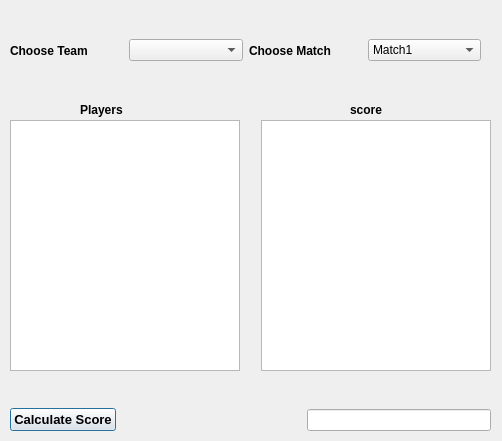
<?xml version="1.0" encoding="UTF-8"?>
<ui version="4.0">
 <class>Dialog</class>
 <widget class="QDialog" name="Dialog">
  <property name="geometry">
   <rect>
    <x>0</x>
    <y>0</y>
    <width>502</width>
    <height>441</height>
   </rect>
  </property>
  <property name="windowTitle">
   <string>Dialog</string>
  </property>
  <widget class="QWidget" name="horizontalLayoutWidget">
   <property name="geometry">
    <rect>
     <x>10</x>
     <y>20</y>
     <width>471</width>
     <height>61</height>
    </rect>
   </property>
   <layout class="QHBoxLayout" name="horizontalLayout">
    <item>
     <widget class="QLabel" name="L1">
      <property name="font">
       <font>
        <weight>75</weight>
        <bold>true</bold>
       </font>
      </property>
      <property name="text">
       <string>Choose Team</string>
      </property>
     </widget>
    </item>
    <item>
     <widget class="QComboBox" name="C1"/>
    </item>
    <item>
     <widget class="QLabel" name="L2">
      <property name="font">
       <font>
        <weight>75</weight>
        <bold>true</bold>
       </font>
      </property>
      <property name="text">
       <string>Choose Match</string>
      </property>
     </widget>
    </item>
    <item>
     <widget class="QComboBox" name="C2">
      <item>
       <property name="text">
        <string>Match1</string>
       </property>
      </item>
      <item>
       <property name="text">
        <string>Match2</string>
       </property>
      </item>
      <item>
       <property name="text">
        <string>Match3</string>
       </property>
      </item>
      <item>
       <property name="text">
        <string>Match4</string>
       </property>
      </item>
      <item>
       <property name="text">
        <string>Match5</string>
       </property>
      </item>
     </widget>
    </item>
   </layout>
  </widget>
  <widget class="QWidget" name="horizontalLayoutWidget_2">
   <property name="geometry">
    <rect>
     <x>10</x>
     <y>120</y>
     <width>481</width>
     <height>251</height>
    </rect>
   </property>
   <layout class="QHBoxLayout" name="horizontalLayout_2">
    <item>
     <widget class="QListWidget" name="listWidget"/>
    </item>
    <item>
     <spacer name="horizontalSpacer">
      <property name="orientation">
       <enum>Qt::Horizontal</enum>
      </property>
      <property name="sizeHint" stdset="0">
       <size>
        <width>40</width>
        <height>20</height>
       </size>
      </property>
     </spacer>
    </item>
    <item>
     <widget class="QListWidget" name="listWidget_2"/>
    </item>
   </layout>
  </widget>
  <widget class="QLabel" name="label">
   <property name="geometry">
    <rect>
     <x>80</x>
     <y>100</y>
     <width>68</width>
     <height>19</height>
    </rect>
   </property>
   <property name="font">
    <font>
     <pointsize>9</pointsize>
     <weight>75</weight>
     <bold>true</bold>
    </font>
   </property>
   <property name="text">
    <string>Players</string>
   </property>
  </widget>
  <widget class="QLabel" name="label_2">
   <property name="geometry">
    <rect>
     <x>350</x>
     <y>100</y>
     <width>68</width>
     <height>19</height>
    </rect>
   </property>
   <property name="font">
    <font>
     <pointsize>9</pointsize>
     <weight>75</weight>
     <bold>true</bold>
    </font>
   </property>
   <property name="text">
    <string>score</string>
   </property>
  </widget>
  <widget class="QWidget" name="horizontalLayoutWidget_3">
   <property name="geometry">
    <rect>
     <x>10</x>
     <y>380</y>
     <width>481</width>
     <height>80</height>
    </rect>
   </property>
   <layout class="QHBoxLayout" name="horizontalLayout_3">
    <item>
     <widget class="QPushButton" name="pushButton">
      <property name="font">
       <font>
        <pointsize>10</pointsize>
        <weight>75</weight>
        <bold>true</bold>
       </font>
      </property>
      <property name="text">
       <string>Calculate Score</string>
      </property>
     </widget>
    </item>
    <item>
     <spacer name="horizontalSpacer_2">
      <property name="orientation">
       <enum>Qt::Horizontal</enum>
      </property>
      <property name="sizeHint" stdset="0">
       <size>
        <width>40</width>
        <height>20</height>
       </size>
      </property>
     </spacer>
    </item>
    <item>
     <widget class="QLineEdit" name="lineEdit"/>
    </item>
   </layout>
  </widget>
 </widget>
 <resources/>
 <connections/>
</ui>
